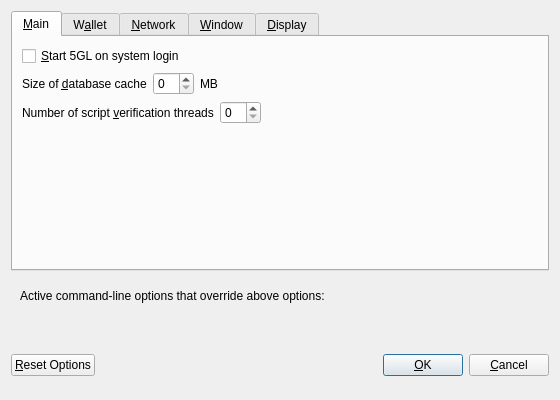
<?xml version="1.0" encoding="UTF-8"?>
<ui version="4.0">
 <class>OptionsDialog</class>
 <widget class="QDialog" name="OptionsDialog">
  <property name="geometry">
   <rect>
    <x>0</x>
    <y>0</y>
    <width>560</width>
    <height>400</height>
   </rect>
  </property>
  <property name="windowTitle">
   <string>Options</string>
  </property>
  <property name="modal">
   <bool>true</bool>
  </property>
  <layout class="QVBoxLayout" name="verticalLayout">
   <item>
    <widget class="QTabWidget" name="tabWidget">
     <property name="currentIndex">
      <number>0</number>
     </property>
     <widget class="QWidget" name="tabMain">
      <attribute name="title">
       <string>&amp;Main</string>
      </attribute>
      <layout class="QVBoxLayout" name="verticalLayout_Main">
       <item>
        <widget class="QCheckBox" name="5glAtStartup">
         <property name="toolTip">
          <string>Automatically start 5GL after logging in to the system.</string>
         </property>
         <property name="text">
          <string>&amp;Start 5GL on system login</string>
         </property>
        </widget>
       </item>
       <item>
        <layout class="QHBoxLayout" name="horizontalLayout_2_Main">
         <item>
          <widget class="QLabel" name="databaseCacheLabel">
           <property name="text">
            <string>Size of &amp;database cache</string>
           </property>
           <property name="textFormat">
            <enum>Qt::PlainText</enum>
           </property>
           <property name="buddy">
            <cstring>databaseCache</cstring>
           </property>
          </widget>
         </item>
         <item>
          <widget class="QSpinBox" name="databaseCache"/>
         </item>
         <item>
          <widget class="QLabel" name="databaseCacheUnitLabel">
           <property name="text">
            <string>MB</string>
           </property>
           <property name="textFormat">
            <enum>Qt::PlainText</enum>
           </property>
          </widget>
         </item>
         <item>
          <spacer name="horizontalSpacer_2_Main">
           <property name="orientation">
            <enum>Qt::Horizontal</enum>
           </property>
           <property name="sizeHint" stdset="0">
            <size>
             <width>40</width>
             <height>20</height>
            </size>
           </property>
          </spacer>
         </item>
        </layout>
       </item>
       <item>
        <layout class="QHBoxLayout" name="horizontalLayout_3_Main">
         <item>
          <widget class="QLabel" name="threadsScriptVerifLabel">
           <property name="text">
            <string>Number of script &amp;verification threads</string>
           </property>
           <property name="textFormat">
            <enum>Qt::PlainText</enum>
           </property>
           <property name="buddy">
            <cstring>threadsScriptVerif</cstring>
           </property>
          </widget>
         </item>
         <item>
          <widget class="QSpinBox" name="threadsScriptVerif">
           <property name="toolTip">
            <string>(0 = auto, &lt;0 = leave that many cores free)</string>
           </property>
          </widget>
         </item>
         <item>
          <spacer name="horizontalSpacer_3_Main">
           <property name="orientation">
            <enum>Qt::Horizontal</enum>
           </property>
           <property name="sizeHint" stdset="0">
            <size>
             <width>40</width>
             <height>20</height>
            </size>
           </property>
          </spacer>
         </item>
        </layout>
       </item>
       <item>
        <spacer name="verticalSpacer_Main">
         <property name="orientation">
          <enum>Qt::Vertical</enum>
         </property>
         <property name="sizeHint" stdset="0">
          <size>
           <width>20</width>
           <height>40</height>
          </size>
         </property>
        </spacer>
       </item>
      </layout>
     </widget>
     <widget class="QWidget" name="tabWallet">
      <attribute name="title">
       <string>W&amp;allet</string>
      </attribute>
      <layout class="QVBoxLayout" name="verticalLayout_Wallet">
       <item>
        <widget class="QGroupBox" name="groupBox">
         <property name="title">
          <string>Expert</string>
         </property>
         <layout class="QVBoxLayout" name="verticalLayout_2">
          <item>
           <widget class="QCheckBox" name="coinControlFeatures">
            <property name="toolTip">
             <string>Whether to show coin control features or not.</string>
            </property>
            <property name="text">
             <string>Enable coin &amp;control features</string>
            </property>
           </widget>
          </item>
          <item>
           <widget class="QCheckBox" name="spendZeroConfChange">
            <property name="toolTip">
             <string>If you disable the spending of unconfirmed change, the change from a transaction cannot be used until that transaction has at least one confirmation. This also affects how your balance is computed.</string>
            </property>
            <property name="text">
             <string>&amp;Spend unconfirmed change</string>
            </property>
           </widget>
          </item>
         </layout>
        </widget>
       </item>
       <item>
        <spacer name="verticalSpacer_Wallet">
         <property name="orientation">
          <enum>Qt::Vertical</enum>
         </property>
         <property name="sizeHint" stdset="0">
          <size>
           <width>20</width>
           <height>40</height>
          </size>
         </property>
        </spacer>
       </item>
      </layout>
     </widget>
     <widget class="QWidget" name="tabNetwork">
      <attribute name="title">
       <string>&amp;Network</string>
      </attribute>
      <layout class="QVBoxLayout" name="verticalLayout_Network">
       <item>
        <widget class="QCheckBox" name="mapPortUpnp">
         <property name="toolTip">
          <string>Automatically open the 5GL client port on the router. This only works when your router supports UPnP and it is enabled.</string>
         </property>
         <property name="text">
          <string>Map port using &amp;UPnP</string>
         </property>
        </widget>
       </item>
       <item>
        <widget class="QCheckBox" name="allowIncoming">
         <property name="toolTip">
          <string>Accept connections from outside</string>
         </property>
         <property name="text">
          <string>Allow incoming connections</string>
         </property>
        </widget>
       </item>
       <item>
        <widget class="QCheckBox" name="connectSocks">
         <property name="toolTip">
          <string>Connect to the 5GL network through a SOCKS5 proxy.</string>
         </property>
         <property name="text">
          <string>&amp;Connect through SOCKS5 proxy (default proxy):</string>
         </property>
        </widget>
       </item>
       <item>
        <layout class="QHBoxLayout" name="horizontalLayout_1_Network">
         <item>
          <widget class="QLabel" name="proxyIpLabel">
           <property name="text">
            <string>Proxy &amp;IP:</string>
           </property>
           <property name="textFormat">
            <enum>Qt::PlainText</enum>
           </property>
           <property name="buddy">
            <cstring>proxyIp</cstring>
           </property>
          </widget>
         </item>
         <item>
          <widget class="QValidatedLineEdit" name="proxyIp">
           <property name="minimumSize">
            <size>
             <width>140</width>
             <height>0</height>
            </size>
           </property>
           <property name="maximumSize">
            <size>
             <width>140</width>
             <height>16777215</height>
            </size>
           </property>
           <property name="toolTip">
            <string>IP address of the proxy (e.g. IPv4: 127.0.0.1 / IPv6: ::1)</string>
           </property>
          </widget>
         </item>
         <item>
          <widget class="QLabel" name="proxyPortLabel">
           <property name="text">
            <string>&amp;Port:</string>
           </property>
           <property name="textFormat">
            <enum>Qt::PlainText</enum>
           </property>
           <property name="buddy">
            <cstring>proxyPort</cstring>
           </property>
          </widget>
         </item>
         <item>
          <widget class="QLineEdit" name="proxyPort">
           <property name="minimumSize">
            <size>
             <width>55</width>
             <height>0</height>
            </size>
           </property>
           <property name="maximumSize">
            <size>
             <width>55</width>
             <height>16777215</height>
            </size>
           </property>
           <property name="toolTip">
            <string>Port of the proxy (e.g. 9050)</string>
           </property>
          </widget>
         </item>
         <item>
          <spacer name="horizontalSpacer_1_Network">
           <property name="orientation">
            <enum>Qt::Horizontal</enum>
           </property>
           <property name="sizeHint" stdset="0">
            <size>
             <width>40</width>
             <height>20</height>
            </size>
           </property>
          </spacer>
         </item>
        </layout>
       </item>
       <item>
        <spacer name="verticalSpacer_Network">
         <property name="orientation">
          <enum>Qt::Vertical</enum>
         </property>
         <property name="sizeHint" stdset="0">
          <size>
           <width>20</width>
           <height>40</height>
          </size>
         </property>
        </spacer>
       </item>
      </layout>
     </widget>
     <widget class="QWidget" name="tabWindow">
      <attribute name="title">
       <string>&amp;Window</string>
      </attribute>
      <layout class="QVBoxLayout" name="verticalLayout_Window">
       <item>
        <widget class="QCheckBox" name="minimizeToTray">
         <property name="toolTip">
          <string>Show only a tray icon after minimizing the window.</string>
         </property>
         <property name="text">
          <string>&amp;Minimize to the tray instead of the taskbar</string>
         </property>
        </widget>
       </item>
       <item>
        <widget class="QCheckBox" name="minimizeOnClose">
         <property name="toolTip">
          <string>Minimize instead of exit the application when the window is closed. When this option is enabled, the application will be closed only after selecting Quit in the menu.</string>
         </property>
         <property name="text">
          <string>M&amp;inimize on close</string>
         </property>
        </widget>
       </item>
       <item>
        <spacer name="verticalSpacer_Window">
         <property name="orientation">
          <enum>Qt::Vertical</enum>
         </property>
         <property name="sizeHint" stdset="0">
          <size>
           <width>20</width>
           <height>40</height>
          </size>
         </property>
        </spacer>
       </item>
      </layout>
     </widget>
     <widget class="QWidget" name="tabDisplay">
      <attribute name="title">
       <string>&amp;Display</string>
      </attribute>
      <layout class="QVBoxLayout" name="verticalLayout_Display">
       <item>
        <layout class="QHBoxLayout" name="horizontalLayout_1_Display">
         <item>
          <widget class="QLabel" name="langLabel">
           <property name="text">
            <string>User Interface &amp;language:</string>
           </property>
           <property name="textFormat">
            <enum>Qt::PlainText</enum>
           </property>
           <property name="buddy">
            <cstring>lang</cstring>
           </property>
          </widget>
         </item>
         <item>
          <widget class="QValueComboBox" name="lang">
           <property name="toolTip">
            <string>The user interface language can be set here. This setting will take effect after restarting 5GL.</string>
           </property>
          </widget>
         </item>
        </layout>
       </item>
       <item>
        <layout class="QHBoxLayout" name="horizontalLayout_2_Display">
         <item>
          <widget class="QLabel" name="unitLabel">
           <property name="text">
            <string>&amp;Unit to show amounts in:</string>
           </property>
           <property name="textFormat">
            <enum>Qt::PlainText</enum>
           </property>
           <property name="buddy">
            <cstring>unit</cstring>
           </property>
          </widget>
         </item>
         <item>
          <widget class="QValueComboBox" name="unit">
           <property name="toolTip">
            <string>Choose the default subdivision unit to show in the interface and when sending coins.</string>
           </property>
          </widget>
         </item>
        </layout>
       </item>
       <item>
        <layout class="QHBoxLayout" name="horizontalLayout_3_Display">
         <item>
          <widget class="QLabel" name="thirdPartyTxUrlsLabel">
           <property name="toolTip">
            <string>Third party URLs (e.g. a block explorer) that appear in the transactions tab as context menu items. %s in the URL is replaced by transaction hash. Multiple URLs are separated by vertical bar |.</string>
           </property>
           <property name="text">
            <string>Third party transaction URLs</string>
           </property>
           <property name="buddy">
            <cstring>thirdPartyTxUrls</cstring>
           </property>
          </widget>
         </item>
         <item>
          <widget class="QLineEdit" name="thirdPartyTxUrls">
           <property name="toolTip">
            <string>Third party URLs (e.g. a block explorer) that appear in the transactions tab as context menu items. %s in the URL is replaced by transaction hash. Multiple URLs are separated by vertical bar |.</string>
           </property>
          </widget>
         </item>
        </layout>
       </item>
       <item>
        <spacer name="verticalSpacer_Display">
         <property name="orientation">
          <enum>Qt::Vertical</enum>
         </property>
         <property name="sizeHint" stdset="0">
          <size>
           <width>20</width>
           <height>40</height>
          </size>
         </property>
        </spacer>
       </item>
      </layout>
     </widget>
    </widget>
   </item>
   <item>
    <widget class="QFrame" name="frame">
     <layout class="QVBoxLayout" name="verticalLayout_Bottom">
      <item>
       <layout class="QHBoxLayout" name="horizontalLayout_Bottom">
        <item>
         <widget class="QLabel" name="overriddenByCommandLineInfoLabel">
          <property name="text">
           <string>Active command-line options that override above options:</string>
          </property>
          <property name="textFormat">
           <enum>Qt::PlainText</enum>
          </property>
         </widget>
        </item>
        <item>
         <spacer name="horizontalSpacer_Bottom">
          <property name="orientation">
           <enum>Qt::Horizontal</enum>
          </property>
          <property name="sizeHint" stdset="0">
           <size>
            <width>40</width>
            <height>20</height>
           </size>
          </property>
         </spacer>
        </item>
       </layout>
      </item>
      <item>
       <widget class="QLabel" name="overriddenByCommandLineLabel">
        <property name="text">
         <string/>
        </property>
        <property name="textFormat">
         <enum>Qt::PlainText</enum>
        </property>
        <property name="wordWrap">
         <bool>true</bool>
        </property>
       </widget>
      </item>
     </layout>
    </widget>
   </item>
   <item>
    <layout class="QHBoxLayout" name="horizontalLayout_Buttons">
     <item>
      <widget class="QPushButton" name="resetButton">
       <property name="toolTip">
        <string>Reset all client options to default.</string>
       </property>
       <property name="text">
        <string>&amp;Reset Options</string>
       </property>
       <property name="autoDefault">
        <bool>false</bool>
       </property>
      </widget>
     </item>
     <item>
      <spacer name="horizontalSpacer_1">
       <property name="orientation">
        <enum>Qt::Horizontal</enum>
       </property>
       <property name="sizeHint" stdset="0">
        <size>
         <width>40</width>
         <height>48</height>
        </size>
       </property>
      </spacer>
     </item>
     <item>
      <widget class="QLabel" name="statusLabel">
       <property name="minimumSize">
        <size>
         <width>200</width>
         <height>0</height>
        </size>
       </property>
       <property name="font">
        <font>
         <weight>75</weight>
         <bold>true</bold>
        </font>
       </property>
       <property name="text">
        <string/>
       </property>
       <property name="textFormat">
        <enum>Qt::PlainText</enum>
       </property>
       <property name="wordWrap">
        <bool>true</bool>
       </property>
      </widget>
     </item>
     <item>
      <spacer name="horizontalSpacer_2">
       <property name="orientation">
        <enum>Qt::Horizontal</enum>
       </property>
       <property name="sizeHint" stdset="0">
        <size>
         <width>40</width>
         <height>48</height>
        </size>
       </property>
      </spacer>
     </item>
     <item>
      <widget class="QPushButton" name="okButton">
       <property name="text">
        <string>&amp;OK</string>
       </property>
       <property name="autoDefault">
        <bool>false</bool>
       </property>
       <property name="default">
        <bool>true</bool>
       </property>
      </widget>
     </item>
     <item>
      <widget class="QPushButton" name="cancelButton">
       <property name="text">
        <string>&amp;Cancel</string>
       </property>
       <property name="autoDefault">
        <bool>false</bool>
       </property>
      </widget>
     </item>
    </layout>
   </item>
  </layout>
 </widget>
 <customwidgets>
  <customwidget>
   <class>QValidatedLineEdit</class>
   <extends>QLineEdit</extends>
   <header>qvalidatedlineedit.h</header>
  </customwidget>
  <customwidget>
   <class>QValueComboBox</class>
   <extends>QComboBox</extends>
   <header>qvaluecombobox.h</header>
  </customwidget>
 </customwidgets>
 <resources/>
 <connections/>
</ui>
